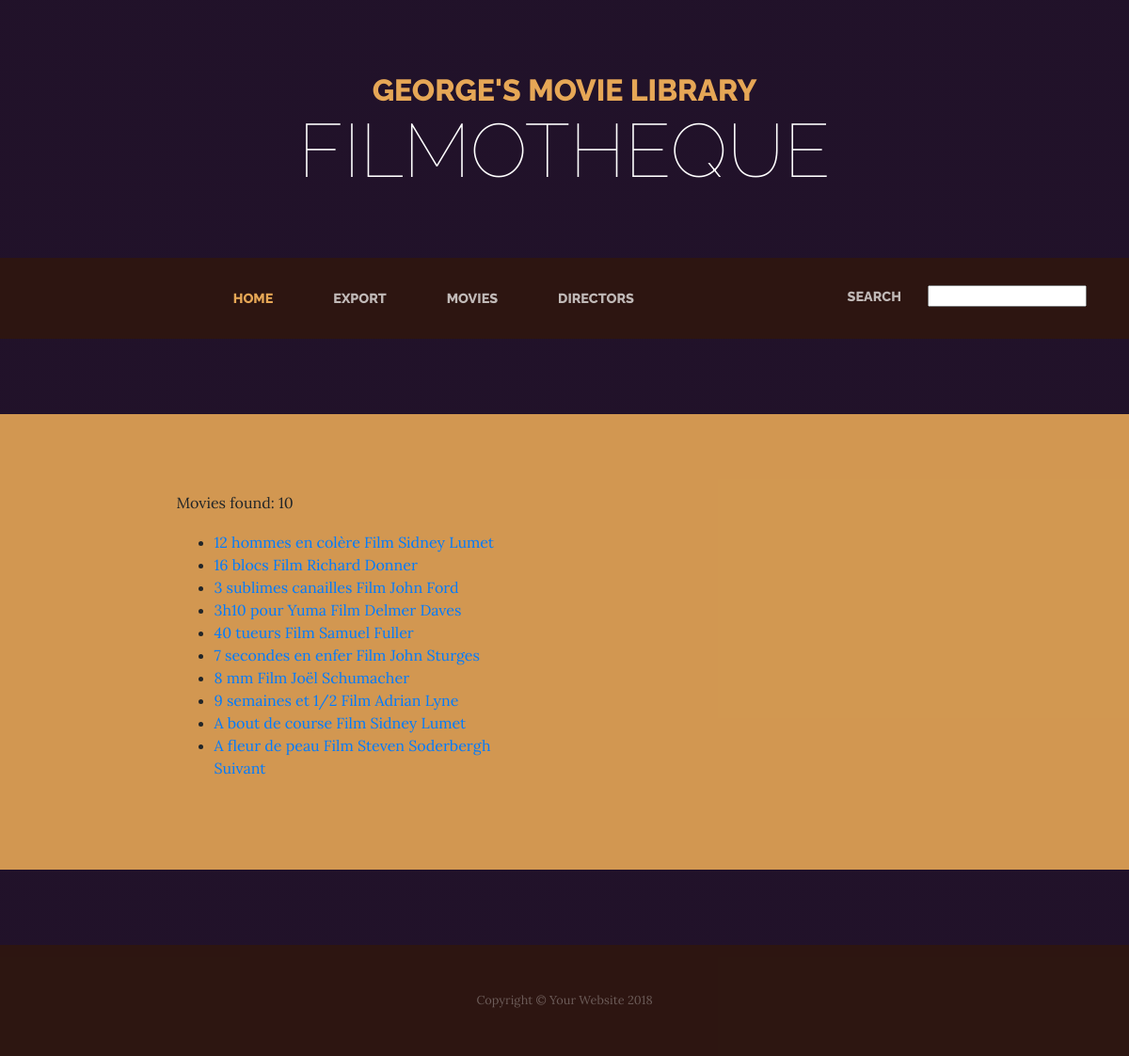
The page /moviedb/ on the database its author committed.
### moviedb/models.py (models this page shows, shortened)
class Movie(models.Model):
    director = models.ForeignKey(Director, on_delete=models.CASCADE)
    title=models.CharField(max_length=255)
    comment=models.CharField(max_length=255)
    class Meta:
        ordering=['title']

class Director(models.Model):
    first_name=models.CharField(max_length=100)
    last_name=models.CharField(max_length=100)
    class Meta:
        ordering=['last_name','first_name']

### moviedb/views.py (the view)
def index(request):
    movie_list=Movie.objects.all()
    paginator = Paginator(movie_list, 10)
    page=request.GET.get('page')
    try:
        movies=paginator.page(page)
    except PageNotAnInteger:
        movies=paginator.page(1)
    except EmptyPage:
        movies=paginator.page(paginator.num_pages)
    context={'title':'MovieDb','content':movies, 'paginate':True}
    template='moviedb/index.html'
    return render(request, template, context)

### moviedb/templates/moviedb/index.html (shortened to what this page needs)
{% extends 'moviedb/base.html' %}
{% block content %}
  <p>Movies found:
      {{content|length}}
  </p>
  <ul>
	  {% for m in content %}
	      <li>
	      <a href="{% url 'moviedb:movie_details' movie_id=m.id %}">
		{{m.title}}
		{{m.comment}}
	      </a>
	      <a href="{% url 'moviedb:director_details' director_id=m.director.id %}">
		{{m.director.first_name}}
		{{m.director.last_name}}
	      </a>
	      </li>
	  {% endfor %}
  {% if paginate %}
	<nav>
	{% if content.has_next %}
		<a href="?page={{ content.next_page_number }}">
		Suivant
		</a>
	{% endif %}
	</nav>
  {% endif %}
{% endblock %}

### moviedb/templates/moviedb/base.html (shortened to what this page needs)
<!DOCTYPE html>
<html lang="fr">
  <head>
    {% load static %}
    <link rel="stylesheet" href="{% static 'moviedb/css/bootstrap.min.css' %}" />
    <link rel="stylesheet" href="{% static 'moviedb/css/business-casual.min.css' %}" />
  </head>
  <body>
    <h1 class="site-heading text-center text-white d-none d-lg-block">
      <span class="site-heading-upper text-primary mb-3">George's movie library</span>
      <span class="site-heading-lower">Filmotheque</span>
    </h1>
    <nav class="navbar navbar-expand-lg navbar-dark py-lg-4" id="mainNav">
      <div class="container">
        <div class="collapse navbar-collapse" id="navbarResponsive">
          <ul class="navbar-nav mx-auto">
            <li class="nav-item active px-lg-4">
              <a class="nav-link text-uppercase text-expanded" href="{% url 'moviedb:index' %}">Home
              </a>
            </li>
            <li class="nav-item px-lg-4">
              <a class="nav-link text-uppercase text-expanded" href="{% url 'moviedb:export_csv' %}">Export</a>
            </li>
            <li class="nav-item px-lg-4">
              <a class="nav-link text-uppercase text-expanded" href="{% url 'moviedb:movie_listing' %}">Movies</a>
            </li>
            <li class="nav-item px-lg-4">
              <a class="nav-link text-uppercase text-expanded" href="{% url 'moviedb:director_listing' %}">Directors</a>
            </li>
          </ul>
        </div>
      {% include 'moviedb/search_form.html' %}
      </div>
    </nav>
    <section class="page-section cta">
      <div class="container">
        <div class="row">
          <div class="col-xl-9 mx-auto">
            <div class="box">
               {% block content %} {% endblock %}
            </div>
        </div>
      </div>
    </section>
    <footer class="footer text-faded text-center py-5">
      <div class="container">
        <p class="m-0 small">Copyright &copy; Your Website 2018</p>
      </div>
    </footer>
  </body>
</html>

### moviedb/templates/moviedb/search_form.html
<form action="{% url 'moviedb:search'  %}" style="line-height:1" method="get" accept-charset="utf-8">
  <label class="px-lg-4 text-uppercase text-expanded" style="font-weight:800; font-size:14.4px; line-height:1; color:rgba(255, 255, 255, 0.7);"
         for="search_field">Search</label>
  <input id="search_field" style="font-size:14.4px; line-height:1" name="query">
</form>

### rows shown on the page
Movie: title "12 hommes en colère", comment "Film", director.first_name "Sidney", director.last_name "Lumet"
Movie: title "16 blocs", comment "Film", director.first_name "Richard", director.last_name "Donner"
Movie: title "3 sublimes canailles", comment "Film", director.first_name "John", director.last_name "Ford"
Movie: title "3h10 pour Yuma", comment "Film", director.first_name "Delmer", director.last_name "Daves"
Movie: title "40 tueurs", comment "Film", director.first_name "Samuel", director.last_name "Fuller"
Movie: title "7 secondes en enfer", comment "Film", director.first_name "John", director.last_name "Sturges"
Movie: title "8 mm", comment "Film", director.first_name "Joël", director.last_name "Schumacher"
Movie: title "9 semaines et 1/2", comment "Film", director.first_name "Adrian", director.last_name "Lyne"
Movie: title "A bout de course", comment "Film", director.first_name "Sidney", director.last_name "Lumet"
Movie: title "A fleur de peau", comment "Film", director.first_name "Steven", director.last_name "Soderbergh"

### other values the page prints
{{ content|length }} "10"
